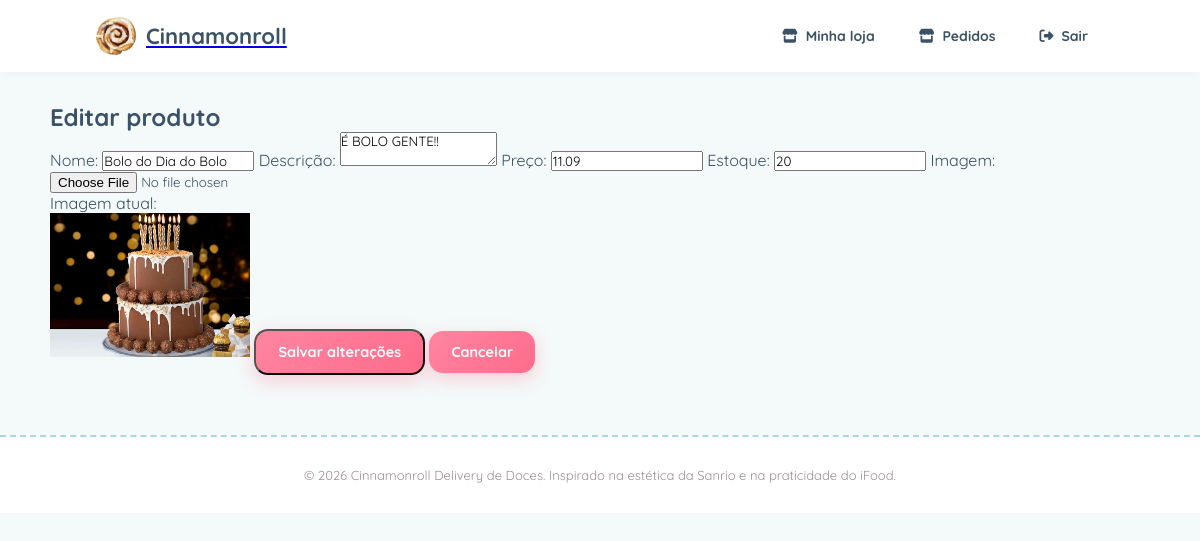
The page /produto/28/editar/ (signed in) on the database its author committed.
### core/models.py (models this page shows, shortened)
class Produto(models.Model):
    vendedor = models.ForeignKey(
        Perfil,
        on_delete=models.CASCADE,
        related_name="produtos",
        limit_choices_to={"tipo": "VENDEDOR"}
    )
    nome = models.CharField(max_length=100)
    descricao = models.TextField()
    preco = models.DecimalField(max_digits=8, decimal_places=2)
    estoque = models.PositiveIntegerField(default=0)
    imagem = models.ImageField(upload_to="produtos/", blank=True, null=True)

### core/views.py (the view, shortened to what this page needs)
@login_required
def editar_produto(request, id):
    perfil = request.user.perfil
    if perfil.tipo != "VENDEDOR":
        return redirect('homepage')
    produto = get_object_or_404(
        Produto,
        id=id,
        vendedor=perfil
    )
    return render(request, 'core/editar_produto.html', {
        'produto': produto
    })

### core/templates/core/editar_produto.html (shortened to what this page needs)
{% extends 'core/base.html' %}
{% load static %}
{% block head %}
<link rel="stylesheet" href="{% static 'forms.css' %}">
<link rel="stylesheet" href="{% static 'perfis.css' %}">
{% endblock %}
{% block content %}
<h2>Editar produto</h2>
<form method="POST" enctype="multipart/form-data">
    <label for="nome">Nome:</label>
    <input
        type="text"
        id="nome"
        name="nome"
        value="{{ produto.nome }}"
        required
    >
    <label for="descricao">Descrição:</label>
    <textarea
        id="descricao"
        name="descricao"
        required
    >{{ produto.descricao }}</textarea>
    <label for="preco">Preço:</label>
    <input
        type="number"
        id="preco"
        name="preco"
        step="0.01"
        min="0"
        value="{{ produto.preco }}"
        required
    >
    <label for="estoque">Estoque:</label>
    <input
        type="number"
        id="estoque"
        name="estoque"
        min="0"
        value="{{ produto.estoque }}"
        required
    >
    <label for="imagem">Imagem:</label>
    <input
        type="file"
        id="imagem"
        name="imagem"
        accept="image/*"
    >
    {% if produto.imagem %}
        <p>Imagem atual:</p>
        <img
            src="{{ produto.imagem.url }}"
            alt="{{ produto.nome }}"
            width="200"
        >
    {% endif %}
    <button type="submit" class="botao-adicionar">
        Salvar alterações
    </button>
    <a href="{% url 'perfilVendedor' %}" class="botao-adicionar">
        Cancelar
    </a>
</form>
{% endblock %}

### static/style.css (style rules this page uses)
:root { --primary-blue: #a8dadc; --light-blue: #f4f9f9; --accent-pink: #ff94b9; --soft-pink-bg: #fff0f5; --soft-yellow: #fff3bf; --text-color: #3b5266; --text-muted: #7890a8; --white: #ffffff; --gray-bg: #f4f6f8; --border-color: #eef2f6; --shadow-soft: 0 4px 16px rgba(168, 218, 220, 0.15); --border-radius-lg: 20px; --border-radius-sm: 14px; }
* { margin: 0; padding: 0; box-sizing: border-box; font-family: 'Quicksand', sans-serif; }
body { background-color: var(--light-blue); color: var(--text-color); }

### static/perfis.css (style rules this page uses)
:root { --primary: #FF85A1; --primary-hover: #FF6B8B; --bg-light: #FFF9FA; --card-bg: #FFFFFF; --text-main: #4A4044; --text-muted: #9E8E93; --accent-green: #4EBA8A; --border-soft: #F6E6E9; --shadow-soft: 0 10px 30px rgba(255, 133, 161, 0.08); }
.botao-adicionar { background: linear-gradient(135deg, var(--primary), var(--primary-hover)); color: #FFFFFF; padding: 12px 22px; border-radius: 14px; font-size: 0.9rem; font-weight: 700; text-decoration: none; box-shadow: 0 6px 18px rgba(255, 107, 139, 0.3); transition: all 0.25s ease; }
:root { --primary: #FF85A1; --primary-hover: #FF6B8B; --bg-light: #FFF9FA; --card-bg: #FFFFFF; --text-main: #4A4044; --text-muted: #9E8E93; --danger: #FF5A5A; --danger-hover: #E04343; --border-soft: #F6E6E9; --shadow-soft: 0 10px 30px rgba(255, 133, 161, 0.08); }

### rows shown on the page
Produto: nome "Bolo do Dia do Bolo", descricao "É BOLO GENTE!!", preco "11.09", estoque "20", imagem (picture)
